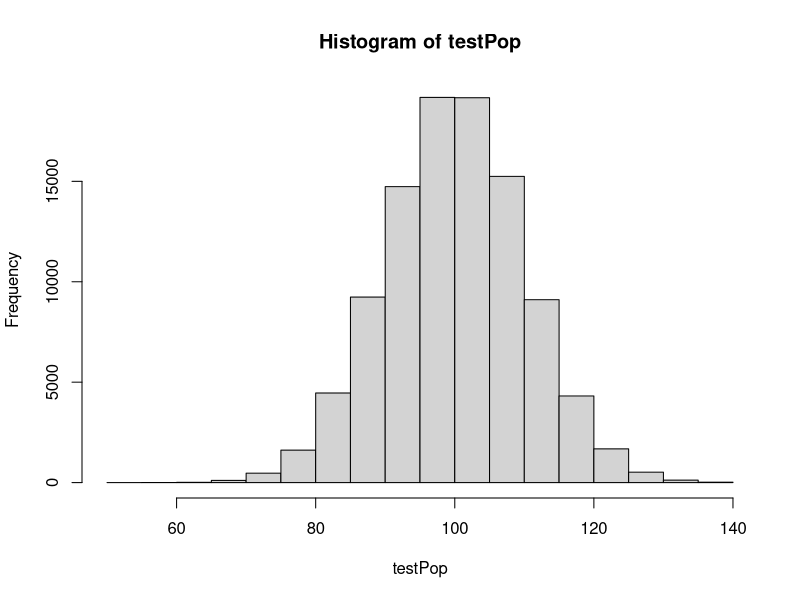
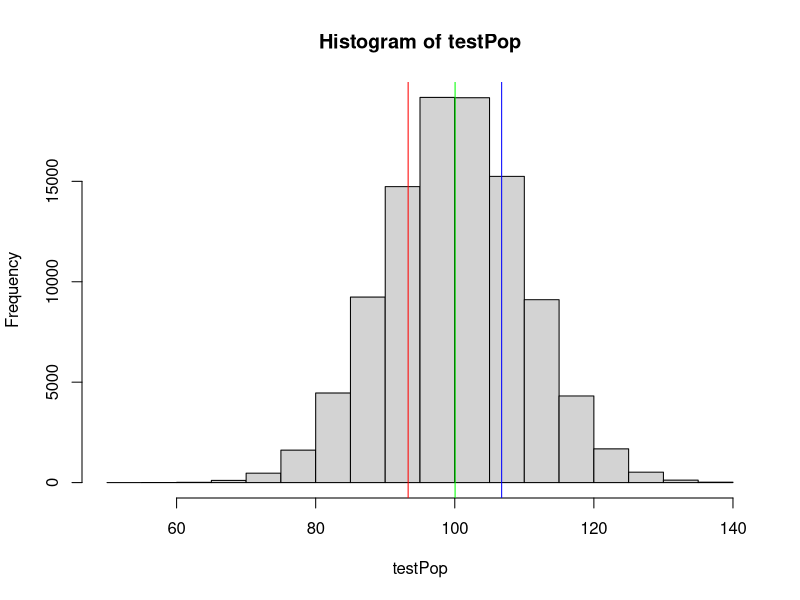
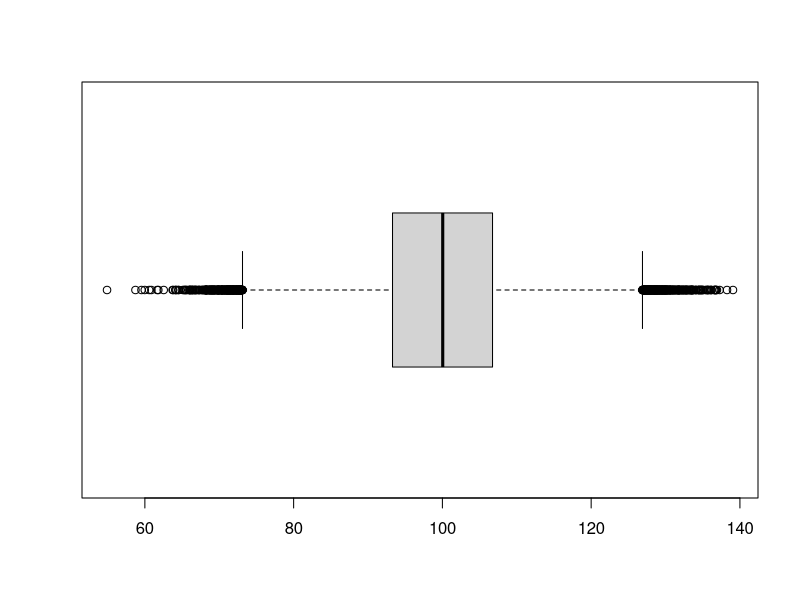
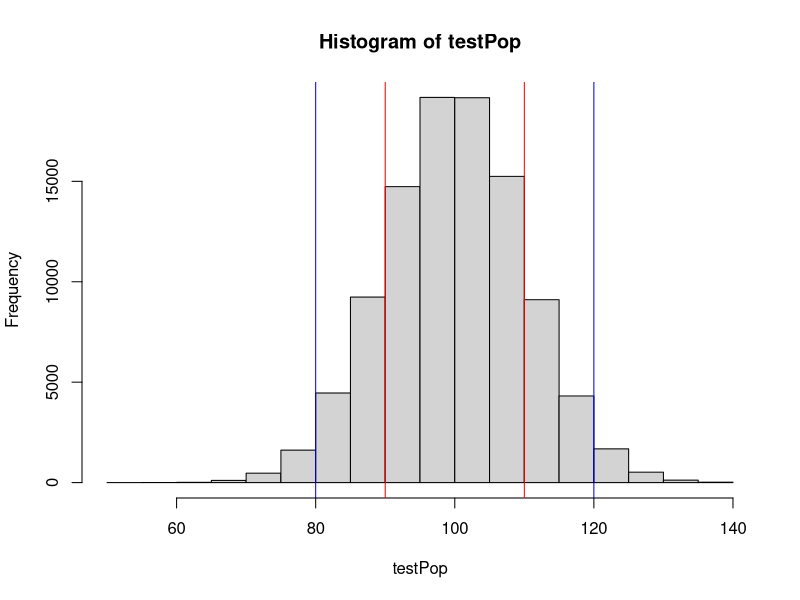
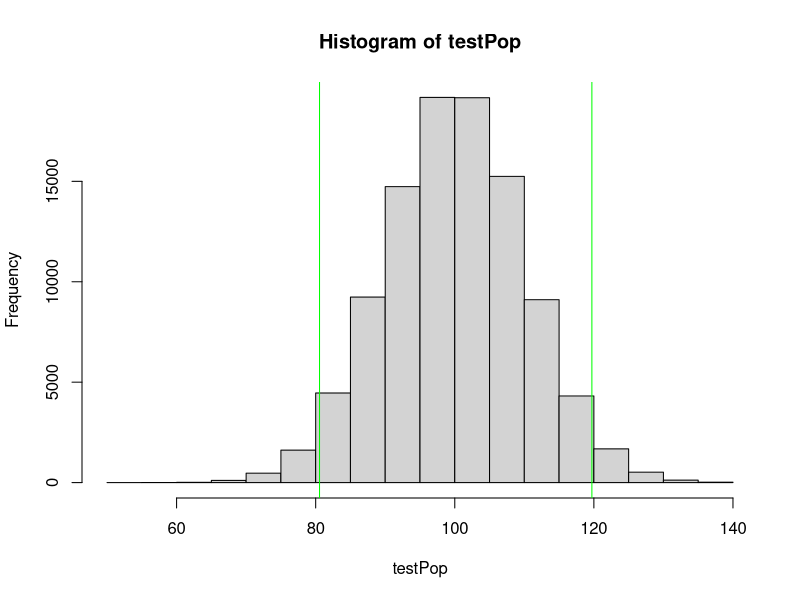

Recreate these plots in R, in order.
## ---- chunk 1
set.seed(1234)                                        # Control randomization
testPop <- rnorm(100000, mean=100, sd=10)             # Create simulated population 
testPopMean <- mean(testPop)                          # Calculate mean
sumSq <- sum((testPop-testPopMean)^2)                 # Sum of squares
testPopVar <- sumSq/length(testPop)                   # Variance
testPopSD <- sqrt(testPopVar)                         # Standard deviation
testPopVar
testPopSD
## ---- chunk 2
hist(testPop)
## ---- chunk 3
# Markings of quartiles
hist(testPop)                                           
abline(v=quantile(testPop, probs=0.25),col="red")    # First quartile
abline(v=quantile(testPop, probs=0.5),col="green")     # Second quartile
abline(v=quantile(testPop, probs=0.75),col="blue")    # Third quartile

boxplot(testPop,horizontal=TRUE) # boxplot showing quartiles in 4 quadrants
summary(testPop)
mean(testPop)
median(testPop)

## ---- chunk 4
quantile(testPop, probs=0.25)
quantile(testPop, probs=0.75)
summary(testPop)
sd(testPop)
## ---- chunk 5
# Markings of one and two standard deviations 
hist(testPop)
abline(v=90, col="red")
abline(v=80, col="blue")
abline(v=110, col="red") 
abline(v=120, col="blue")
mean(testPop)

sd(testPop)
## ---- chunk 6
# Markings of the central region and tails 
hist(testPop)
abline(v=quantile(testPop, probs=0.025),col="green") 
abline(v=quantile(testPop, probs=0.975),col="green")
quantile(testPop, probs=0.975)
quantile(testPop, probs=0.025)
